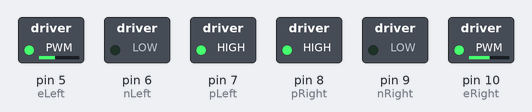
Recording of a program running on a simulated Arduino Mega 2560, built with avr-gcc and run on an emulated ATmega2560. Parts: switched loads named in the program (green lamp = pin HIGH). What the program prints to the serial monitor is not drawn.

Above: at 0.1 s.
Timing chart, 0 to 1.6 s (numbered marks = the images above):
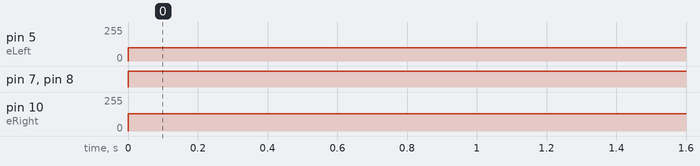

Measured:
- by itself, pin 5 (eLeft): 0/255 → 100/255 at 0.00 s
- by itself, pin 7 (pLeft), pin 8 (pRight): LOW → HIGH at 0.00 s
- by itself, pin 10 (eRight): 0/255 → 130/255 at 0.00 s

The program:

main.cpp
```cpp
#include <Arduino.h>


int same = 80; // just for test
#define leftMotroBaseSpeed same
#define rightMotroBaseSpeed same
#define maxMotorSpeed 250


// for motor pin configeration
int eLeft = 5;
int eRight = 10;
int pLeft = 7;
int nLeft = 6;
int pRight = 8;
int nRight = 9;

void wheel(int left, int right)
{
  if (left >= maxMotorSpeed)
    left = maxMotorSpeed;
  if (right >= maxMotorSpeed)
    right = maxMotorSpeed;
  if (left <= -maxMotorSpeed)
    left = -maxMotorSpeed;
  if (right <= -maxMotorSpeed)
    right = -maxMotorSpeed;

  if (left >= 0)
  {
    digitalWrite(pLeft, HIGH);
    digitalWrite(nLeft, LOW);
    analogWrite(eLeft, left);
  }
  else
  {
    digitalWrite(pLeft, LOW);
    digitalWrite(nLeft, HIGH);
    analogWrite(eLeft, -left);
  }

  if (right >= 0)
  {
    digitalWrite(pRight, HIGH);
    digitalWrite(nRight, LOW);
    analogWrite(eRight, right);
  }
  else
  {
    digitalWrite(pRight, LOW);
    digitalWrite(nRight, HIGH);
    analogWrite(eRight, -right);
  }

  Serial.print("left speed :: ");
  Serial.print(left);
  Serial.print("      ");
  Serial.print("right speed :: ");
  Serial.println(right);

  return;
}


void setup()
{
  for (int i = 5; i < 11; i++) // for motor setup
  {
    pinMode(i, OUTPUT);
  }

  Serial.begin(9600);
}

void loop()
{
  wheel(100, 130);
  delay(200);
}
```
